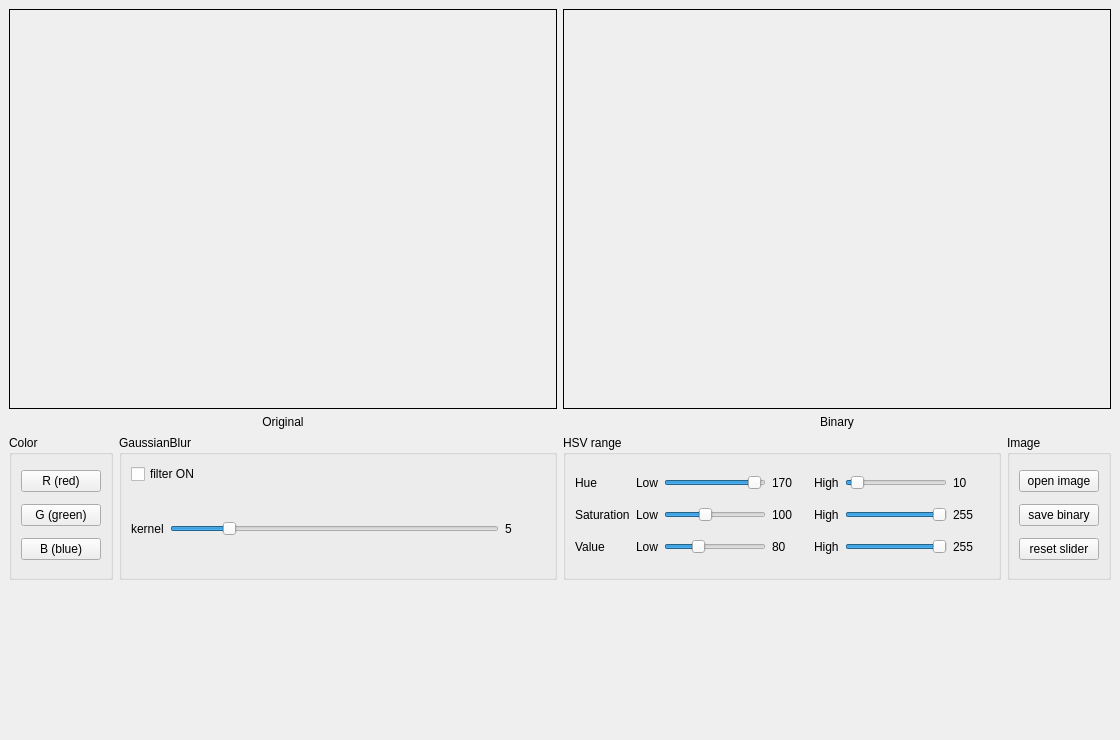
<?xml version="1.0" encoding="UTF-8"?>
<ui version="4.0">
 <class>MainWindowDesign</class>
 <widget class="QMainWindow" name="MainWindowDesign">
  <property name="geometry">
   <rect>
    <x>0</x>
    <y>0</y>
    <width>1120</width>
    <height>740</height>
   </rect>
  </property>
  <property name="windowTitle">
   <string>CV HW1 - RGB Binary</string>
  </property>
  <property name="windowIcon">
   <iconset resource="../resources/images.qrc">
    <normaloff>:/images/icon.png</normaloff>:/images/icon.png</iconset>
  </property>
  <widget class="QWidget" name="centralwidget">
   <layout class="QVBoxLayout" name="mainLayout">
    <item>
     <layout class="QHBoxLayout" name="viewLayout">
      <item>
       <layout class="QVBoxLayout" name="leftLayout">
        <item>
         <widget class="QLabel" name="labelOriginal">
          <property name="minimumSize">
           <size>
            <width>520</width>
            <height>400</height>
           </size>
          </property>
          <property name="frameShape">
           <enum>QFrame::Box</enum>
          </property>
          <property name="text">
           <string/>
          </property>
          <property name="alignment">
           <set>Qt::AlignCenter</set>
          </property>
         </widget>
        </item>
        <item>
         <widget class="QLabel" name="labelOriginalCaption">
          <property name="text">
           <string>Original</string>
          </property>
          <property name="alignment">
           <set>Qt::AlignCenter</set>
          </property>
         </widget>
        </item>
       </layout>
      </item>
      <item>
       <layout class="QVBoxLayout" name="rightLayout">
        <item>
         <widget class="QLabel" name="labelBinary">
          <property name="minimumSize">
           <size>
            <width>520</width>
            <height>400</height>
           </size>
          </property>
          <property name="frameShape">
           <enum>QFrame::Box</enum>
          </property>
          <property name="text">
           <string/>
          </property>
          <property name="alignment">
           <set>Qt::AlignCenter</set>
          </property>
         </widget>
        </item>
        <item>
         <widget class="QLabel" name="labelBinaryCaption">
          <property name="text">
           <string>Binary</string>
          </property>
          <property name="alignment">
           <set>Qt::AlignCenter</set>
          </property>
         </widget>
        </item>
       </layout>
      </item>
     </layout>
    </item>
    <item>
     <layout class="QHBoxLayout" name="controlLayout">
      <item>
       <widget class="QGroupBox" name="groupColor">
        <property name="title">
         <string>Color</string>
        </property>
        <layout class="QVBoxLayout" name="colorLayout">
         <item>
          <widget class="QPushButton" name="btnRed">
           <property name="text">
            <string>R (red)</string>
           </property>
           <property name="checkable">
            <bool>true</bool>
           </property>
          </widget>
         </item>
         <item>
          <widget class="QPushButton" name="btnGreen">
           <property name="text">
            <string>G (green)</string>
           </property>
           <property name="checkable">
            <bool>true</bool>
           </property>
          </widget>
         </item>
         <item>
          <widget class="QPushButton" name="btnBlue">
           <property name="text">
            <string>B (blue)</string>
           </property>
           <property name="checkable">
            <bool>true</bool>
           </property>
          </widget>
         </item>
        </layout>
       </widget>
      </item>
      <item>
       <widget class="QGroupBox" name="groupFilter">
        <property name="title">
         <string>GaussianBlur</string>
        </property>
        <layout class="QVBoxLayout" name="filterLayout">
         <item>
          <widget class="QCheckBox" name="chkGaussian">
           <property name="text">
            <string>filter ON</string>
           </property>
          </widget>
         </item>
         <item>
          <layout class="QHBoxLayout" name="kernelLayout">
           <item>
            <widget class="QLabel" name="labelKernelTitle">
             <property name="text">
              <string>kernel</string>
             </property>
            </widget>
           </item>
           <item>
            <widget class="QSlider" name="sliderKernel">
             <property name="minimum">
              <number>1</number>
             </property>
             <property name="maximum">
              <number>7</number>
             </property>
             <property name="value">
              <number>2</number>
             </property>
             <property name="orientation">
              <enum>Qt::Horizontal</enum>
             </property>
            </widget>
           </item>
           <item>
            <widget class="QLabel" name="labelKernel">
             <property name="minimumSize">
              <size>
               <width>40</width>
               <height>0</height>
              </size>
             </property>
             <property name="text">
              <string>5</string>
             </property>
            </widget>
           </item>
          </layout>
         </item>
        </layout>
       </widget>
      </item>
      <item>
       <widget class="QGroupBox" name="groupHsv">
        <property name="title">
         <string>HSV range</string>
        </property>
        <layout class="QGridLayout" name="hsvLayout">
         <item row="0" column="0">
          <widget class="QLabel" name="labelHueTitle">
           <property name="text">
            <string>Hue</string>
           </property>
          </widget>
         </item>
         <item row="0" column="1">
          <widget class="QLabel" name="labelHueLowTitle">
           <property name="text">
            <string>Low</string>
           </property>
          </widget>
         </item>
         <item row="0" column="2">
          <widget class="QSlider" name="sliderHLow">
           <property name="minimum">
            <number>0</number>
           </property>
           <property name="maximum">
            <number>179</number>
           </property>
           <property name="value">
            <number>170</number>
           </property>
           <property name="orientation">
            <enum>Qt::Horizontal</enum>
           </property>
          </widget>
         </item>
         <item row="0" column="3">
          <widget class="QLabel" name="labelHLow">
           <property name="minimumSize">
            <size>
             <width>36</width>
             <height>0</height>
            </size>
           </property>
           <property name="text">
            <string>170</string>
           </property>
          </widget>
         </item>
         <item row="0" column="4">
          <widget class="QLabel" name="labelHueHighTitle">
           <property name="text">
            <string>High</string>
           </property>
          </widget>
         </item>
         <item row="0" column="5">
          <widget class="QSlider" name="sliderHHigh">
           <property name="minimum">
            <number>0</number>
           </property>
           <property name="maximum">
            <number>179</number>
           </property>
           <property name="value">
            <number>10</number>
           </property>
           <property name="orientation">
            <enum>Qt::Horizontal</enum>
           </property>
          </widget>
         </item>
         <item row="0" column="6">
          <widget class="QLabel" name="labelHHigh">
           <property name="minimumSize">
            <size>
             <width>36</width>
             <height>0</height>
            </size>
           </property>
           <property name="text">
            <string>10</string>
           </property>
          </widget>
         </item>
         <item row="1" column="0">
          <widget class="QLabel" name="labelSatTitle">
           <property name="text">
            <string>Saturation</string>
           </property>
          </widget>
         </item>
         <item row="1" column="1">
          <widget class="QLabel" name="labelSatLowTitle">
           <property name="text">
            <string>Low</string>
           </property>
          </widget>
         </item>
         <item row="1" column="2">
          <widget class="QSlider" name="sliderSLow">
           <property name="minimum">
            <number>0</number>
           </property>
           <property name="maximum">
            <number>255</number>
           </property>
           <property name="value">
            <number>100</number>
           </property>
           <property name="orientation">
            <enum>Qt::Horizontal</enum>
           </property>
          </widget>
         </item>
         <item row="1" column="3">
          <widget class="QLabel" name="labelSLow">
           <property name="minimumSize">
            <size>
             <width>36</width>
             <height>0</height>
            </size>
           </property>
           <property name="text">
            <string>100</string>
           </property>
          </widget>
         </item>
         <item row="1" column="4">
          <widget class="QLabel" name="labelSatHighTitle">
           <property name="text">
            <string>High</string>
           </property>
          </widget>
         </item>
         <item row="1" column="5">
          <widget class="QSlider" name="sliderSHigh">
           <property name="minimum">
            <number>0</number>
           </property>
           <property name="maximum">
            <number>255</number>
           </property>
           <property name="value">
            <number>255</number>
           </property>
           <property name="orientation">
            <enum>Qt::Horizontal</enum>
           </property>
          </widget>
         </item>
         <item row="1" column="6">
          <widget class="QLabel" name="labelSHigh">
           <property name="minimumSize">
            <size>
             <width>36</width>
             <height>0</height>
            </size>
           </property>
           <property name="text">
            <string>255</string>
           </property>
          </widget>
         </item>
         <item row="2" column="0">
          <widget class="QLabel" name="labelValTitle">
           <property name="text">
            <string>Value</string>
           </property>
          </widget>
         </item>
         <item row="2" column="1">
          <widget class="QLabel" name="labelValLowTitle">
           <property name="text">
            <string>Low</string>
           </property>
          </widget>
         </item>
         <item row="2" column="2">
          <widget class="QSlider" name="sliderVLow">
           <property name="minimum">
            <number>0</number>
           </property>
           <property name="maximum">
            <number>255</number>
           </property>
           <property name="value">
            <number>80</number>
           </property>
           <property name="orientation">
            <enum>Qt::Horizontal</enum>
           </property>
          </widget>
         </item>
         <item row="2" column="3">
          <widget class="QLabel" name="labelVLow">
           <property name="minimumSize">
            <size>
             <width>36</width>
             <height>0</height>
            </size>
           </property>
           <property name="text">
            <string>80</string>
           </property>
          </widget>
         </item>
         <item row="2" column="4">
          <widget class="QLabel" name="labelValHighTitle">
           <property name="text">
            <string>High</string>
           </property>
          </widget>
         </item>
         <item row="2" column="5">
          <widget class="QSlider" name="sliderVHigh">
           <property name="minimum">
            <number>0</number>
           </property>
           <property name="maximum">
            <number>255</number>
           </property>
           <property name="value">
            <number>255</number>
           </property>
           <property name="orientation">
            <enum>Qt::Horizontal</enum>
           </property>
          </widget>
         </item>
         <item row="2" column="6">
          <widget class="QLabel" name="labelVHigh">
           <property name="minimumSize">
            <size>
             <width>36</width>
             <height>0</height>
            </size>
           </property>
           <property name="text">
            <string>255</string>
           </property>
          </widget>
         </item>
        </layout>
       </widget>
      </item>
      <item>
       <widget class="QGroupBox" name="groupFile">
        <property name="title">
         <string>Image</string>
        </property>
        <layout class="QVBoxLayout" name="fileLayout">
         <item>
          <widget class="QPushButton" name="btnOpen">
           <property name="text">
            <string>open image</string>
           </property>
          </widget>
         </item>
         <item>
          <widget class="QPushButton" name="btnSave">
           <property name="text">
            <string>save binary</string>
           </property>
          </widget>
         </item>
         <item>
          <widget class="QPushButton" name="btnReset">
           <property name="text">
            <string>reset slider</string>
           </property>
          </widget>
         </item>
        </layout>
       </widget>
      </item>
     </layout>
    </item>
    <item>
     <widget class="QLabel" name="labelStatus">
      <property name="text">
       <string/>
      </property>
     </widget>
    </item>
   </layout>
  </widget>
 </widget>
 <resources>
  <include location="../resources/images.qrc"/>
 </resources>
 <connections/>
</ui>
